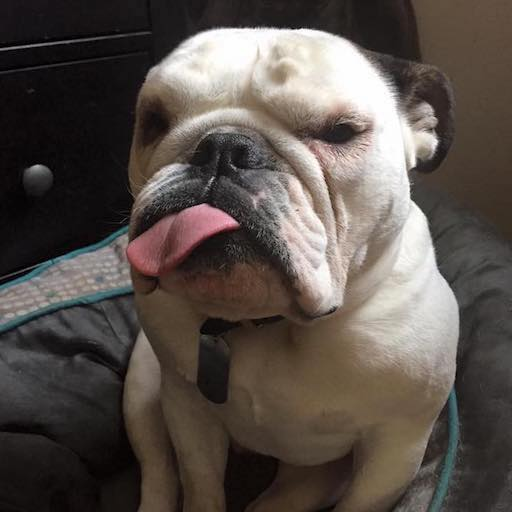
#> input picture ImageAnalysis/flubba1.jpg, 512 x 512 px
$ python test_contours_2.py   (Python 2 division)   (older library calls are emulated)
#> lines starting #> are read from the running program, lines starting #| are printed output that depends on the picture; after the words box and inside, x2 and y2 are one past the last pixel; in counts of white or black regions, pixels touching at a corner belong together
"""
Testing finding countours and drawing them on the original image
"""
import numpy as np
import cv2 as cv

def main():
    """ main function """

    img = cv.imread('flubba1.jpg', 0)
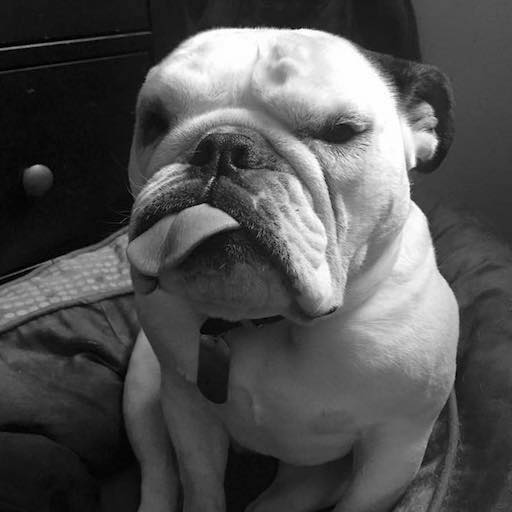
#> img: shape (512, 512); min 0, max 255, mean 82.2
    # get grayscale of image
    # img_gray = cv.cvtColor(img, cv.COLOR_BGR2GRAY)
    # find thresholds of image
    _ret, thresh = cv.threshold(img, 127, 255, 0)
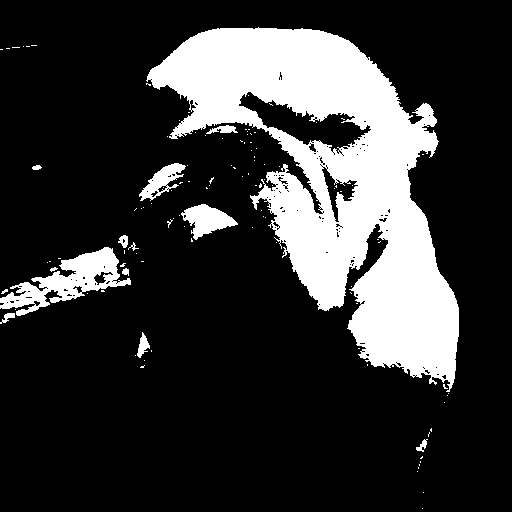
#> thresh: shape (512, 512); 20.8% white; 115 white regions (102 under 20 px)

    # find the contours themselves
    _img, contours, _hierarchy = cv.findContours(thresh, 1, 2)
#> contours = 280 contours, 257 with area under 20; largest, box (x1, y1, x2, y2) and area: (146, 27, 459, 392) 51284, (0, 247, 131, 316) 3272, (238, 91, 372, 155) 3152, (181, 204, 238, 240) 994, (139, 163, 186, 201) 719
    # print contours
    cnt = contours[0]
#> cnt = [[422, 508]]
    M = cv.moments(cnt)
#> M = moments, m00 0
    print M
#> (printed output is left out)
    # cx = int(M['m10']/M['m00'])
    # cy = int(M['m01']/M['m00'])

    # draw the actual contours on the original image
    cv.drawContours(img, contours, -1, (0, 255, 0), 3)
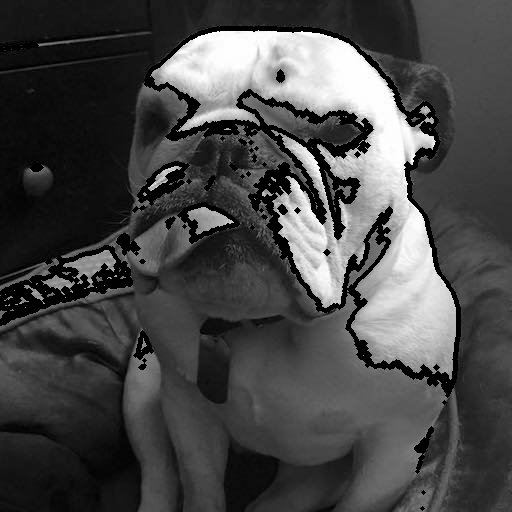
#> img: shape (512, 512); 8.16% of pixels changed, all inside (x1, y1, x2, y2) = (0, 25, 461, 511)

    cv.imwrite('flubba.contour.jpg', img)

main()

$ run again, with ImageAnalysis/flubba2.jpg copied over ImageAnalysis/flubba1.jpg
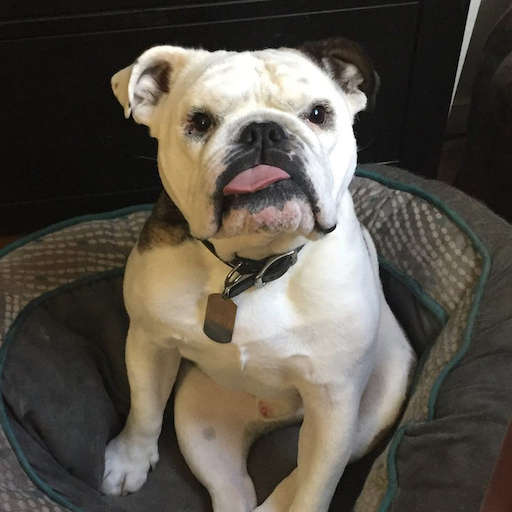
#> input picture ImageAnalysis/flubba2.jpg, 512 x 512 px
#> in main, `_ret, thresh = cv.threshold(img, 127, 255, 0)`:
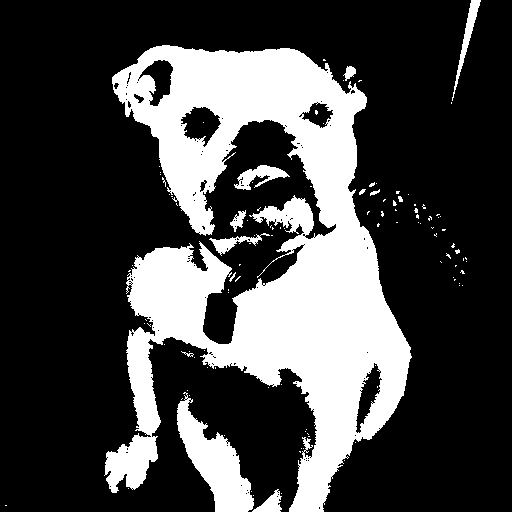
#> thresh: shape (512, 512); 27% white; 113 white regions (100 under 20 px)
#> contours = 276 contours, 259 with area under 20; largest, box (x1, y1, x2, y2) and area: (104, 45, 412, 512) 65784, (177, 392, 254, 512) 3742, (180, 106, 222, 148) 1008, (138, 59, 174, 107) 851, (355, 362, 383, 434) 835
#> cnt = [[318, 507], [319, 506], [320, 507], [320, 508], [319, 509], [318, 508]]
#> M = moments, m00 4, centre m10/m00, m01/m00 = (319, 507.5)
#> (printed output is left out)
#> in main, `cv.drawContours(img, contours, -1, (0, 255, 0), 3)`:
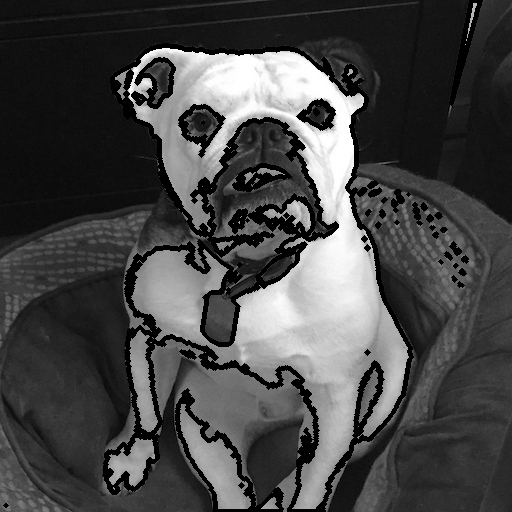
#> img: shape (512, 512); min 0, max 255, mean 70.9
